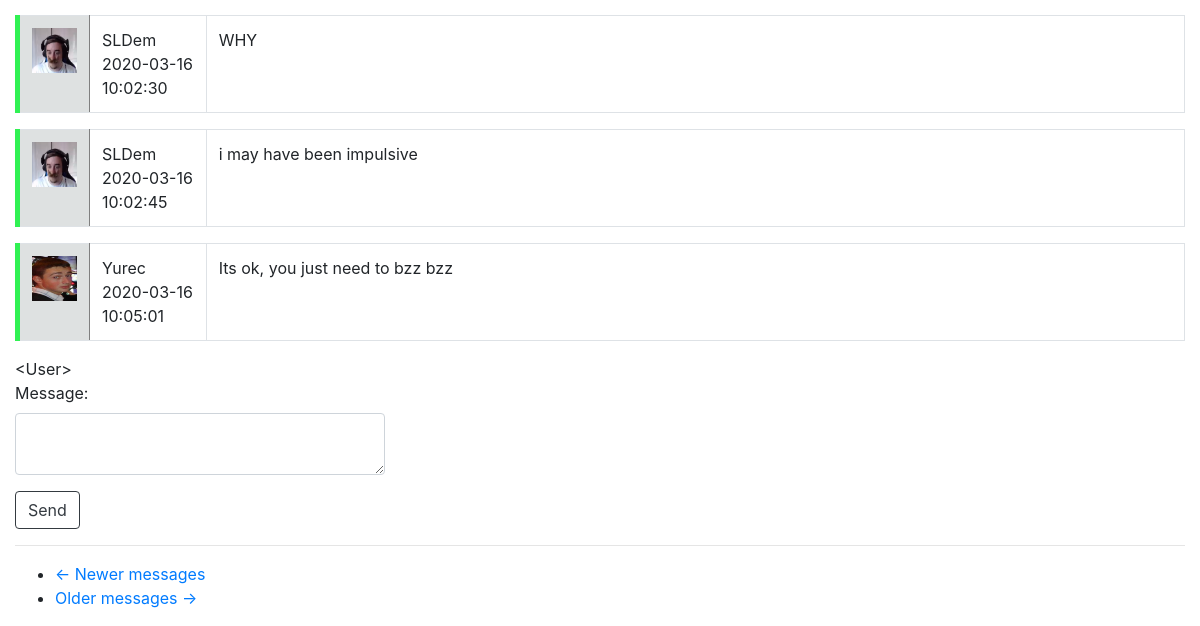
The app's page /private_messages/Yurec (signed in, lower part), older data.
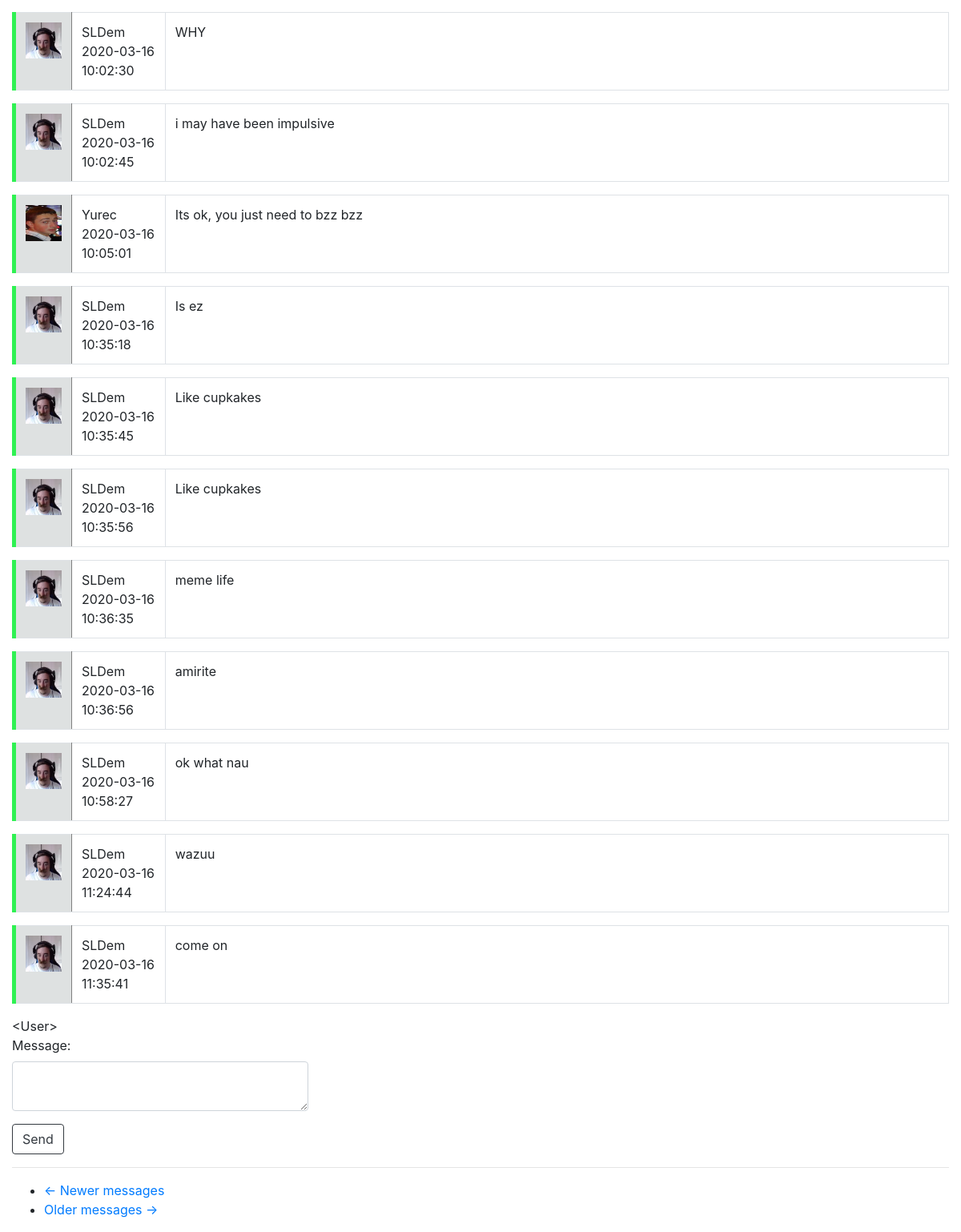
The same page, newer data.
### app/models.py (models this page shows, shortened)
class Message(db.Model):
    id = db.Column(db.Integer, primary_key=True)
    sender_id = db.Column(db.Integer, db.ForeignKey('user.id'))
    recipient_id = db.Column(db.Integer, db.ForeignKey('user.id'))
    body = db.Column(db.String(140))
    timestamp = db.Column(db.DateTime, index=True, default=datetime.utcnow)

class User(UserMixin, db.Model):
    id = db.Column(db.Integer, primary_key=True)
    username = db.Column(db.String(64), index=True, unique=True)
    email = db.Column(db.String(124), index=True, unique=True)
    password_hash = db.Column(db.String(128))
    about_me = db.Column(db.String(1024))
    last_seen = db.Column(db.DateTime, default=datetime.utcnow())
    avatar_set = db.Column(db.Boolean, default=False)
    posts = db.relationship("Post", backref='author', lazy='dynamic')
    comments = db.relationship("Comment", backref='commenter', lazy='dynamic')
    followed = db.relationship(
        'User', secondary=followers,
        primaryjoin=(followers.c.follower_id == id),
        secondaryjoin=(followers.c.followed_id == id),
        backref=db.backref('followers', lazy='dynamic'), lazy='dynamic')
    liked = db.relationship(
        'PostLike',
        foreign_keys='PostLike.user_id',
        backref='user', lazy='dynamic')
    comment_liked = db.relationship(
        'CommentLike',
        foreign_keys='CommentLike.user_id',
        backref='user', lazy='dynamic')
    messages_sent = db.relationship(
        'Message',
        foreign_keys='Message.sender_id',
        backref='author', lazy='dynamic')
    messages_received = db.relationship(
        'Message',
        foreign_keys='Message.recipient_id',
        backref='recipient', lazy='dynamic')
    def __repr__(self):
        return "<User>".format(self.username)

### app/routes.py (the view, shortened to what this page needs)
@login_required
@app.route('/private_messages/<recipient>', methods=['POST', 'GET'])
def private_messages(recipient):
    recipient = User.query.filter_by(username=recipient).first_or_404()
    page = request.args.get('page', 1, type=int)
    received_messages = current_user.messages_received.filter_by(author=recipient)
    sent_messages = current_user.messages_sent.filter_by(recipient=recipient)
    messages = received_messages.union(sent_messages).order_by(Message.timestamp).paginate(page, 150, False)
    next_url = url_for('private_messages', page=messages.next_num) if messages.has_next else None
    prev_url = url_for('private_messages', page=messages.prev_num) if messages.has_prev else None
    form = MessageForm()
    return render_template('private_messages.html', title='Private Messages', recipient=recipient, form=form,
                           messages=messages.items, next_url=next_url, prev_url=prev_url)

### app/forms.py
class MessageForm(FlaskForm):
    message = TextAreaField("Message: ", validators=[DataRequired()])
    submit = SubmitField("Send")

### app/models.py (called while the page is built)
@login.user_loader
def load_user(id):
    return User.query.get(int(id))

### app/routes.py (called while the page is built)
@app.before_request
def before_request():
    if current_user.is_authenticated:
        current_user.last_seen = datetime.utcnow()
        db.session.commit()

### app/templates/private_messages.html
{% extends "base.html" %}
{% import "bootstrap/wtf.html" as wtf %}
{% block app_content %}
    {% for message in messages %}
        {% include "_message.html" %}
    {% endfor %}
    {{recipient}}
    <div class="row">
        <div class="col-md-4">
            {{ wtf.quick_form(form, button_map={'submit':'btn btn-outline-dark'}) }}
        </div>
    </div>
    <hr>
    <nav aria-label="...">
        <ul class="pager">
            <li class="previous{% if not prev_url %} disabled{% endif %}">
                <a href="{{ prev_url or '#' }}">
                    <span aria-hidden="true">&larr;</span> Newer messages
                </a>
            </li>
            <li class="next{% if not next_url %} disabled{% endif %}">
                <a href="{{ next_url or '#' }}">
                    Older messages <span aria-hidden="true">&rarr;</span>
                </a>
            </li>
        </ul>
    </nav>
{% endblock %}

### app/templates/base.html (shortened to what this page needs)
<!doctype html>
<html>
    <head>
        <link rel="stylesheet" href="https://stackpath.bootstrapcdn.com/bootstrap/4.4.1/css/bootstrap.min.css">
    </head>
    <body>
    </body>
</html>
{% block content %}
    <div class="container-fluid">
        {% block app_content %}{% endblock %}
    </div>
{% endblock %}

### app/templates/_message.html
{% import "bootstrap/wtf.html" as wtf %}
{% block app_content %}
<table class="table table-bordered" style="border-left: 5px solid; border-color: #30F153">
    <tr>
        <td width="50px" style="background-color: #DEE1E1; border-right: 1px solid grey;">
            <a href="{{ url_for('user', username=message.author.username) }}">
                {% if message.author.avatar_set %}
                    <img height="45px" width="45px" src="{{ url_for('static', filename=message.author.username + '.jpg') }}">
                {% else %}
                    <img style="border-style: solid; border-radius: 10%; border-color: black; border-width: 1px; background-color: white;" src="{{ avatars.robohash(message.author.username, size='45') }}" />
                {% endif %}
            </a>
        </td>
        <td width="10%">{{message.author.username}} {{message.timestamp.replace(microsecond=0)}}</td>
        <td>{{message.body}}</td>
    </tr>
</table>
{% endblock %}

Row changes from the older to the newer data that the page shows:
added Message: username (picture), author.username "SLDem", timestamp.replace "2020-03-16 10:35:18", body "Is ez"
added Message: username (picture), author.username "SLDem", timestamp.replace "2020-03-16 10:35:45", body "Like cupkakes"
added Message: username (picture), author.username "SLDem", timestamp.replace "2020-03-16 10:35:56", body "Like cupkakes"
added Message: username (picture), author.username "SLDem", timestamp.replace "2020-03-16 10:36:35", body "meme life"
added Message: username (picture), author.username "SLDem", timestamp.replace "2020-03-16 10:36:56", body "amirite"
added Message: username (picture), author.username "SLDem", timestamp.replace "2020-03-16 10:58:27", body "ok what nau"
added Message: username (picture), author.username "SLDem", timestamp.replace "2020-03-16 11:24:44", body "wazuu"
added Message: username (picture), author.username "SLDem", timestamp.replace "2020-03-16 11:35:41", body "come on"
